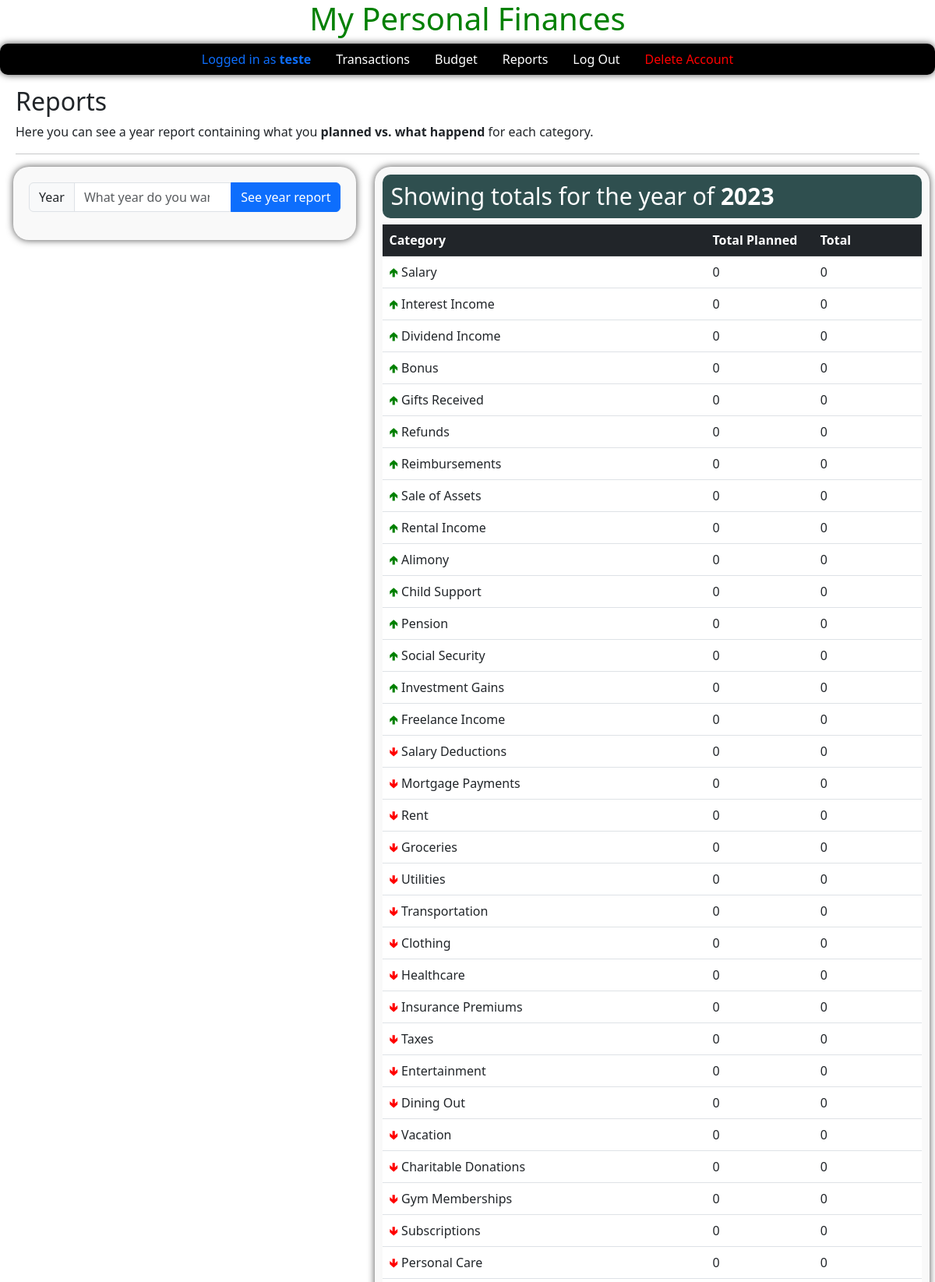
Page /reports (signed in, upper part) on the committed database.
### tables this page shows
CREATE TABLE categories (
	id integer PRIMARY KEY AUTOINCREMENT,
	category_name varchar
, in_out TEXT);

### app.py (the view)
@app.route("/reports", methods=["GET", "POST"])
@login_required
def reports():
    if request.method == "GET":
        year = datetime.now().strftime("%Y")
    else:
        year = request.form.get("year")
    if not year:
        return apology("Please, fill in every field")
    year = int(year)
    first_day = datetime.strptime(f"{year}-{'January'}-01", "%Y-%B-%d").date()
    last_day = datetime.strptime(f"{year}-{'December'}-31", "%Y-%B-%d").date()
    categories = db.execute("SELECT * FROM categories")
    budgets = db.execute("SELECT * FROM budgets WHERE user_id = ? AND year = ?", session['user_id'], year)
    transactions = db.execute("SELECT * FROM transactions WHERE user_id = ? AND date >= ? AND date <= ?", session["user_id"], first_day, last_day)
    for category in categories:
        category['planned'] = 0
        category['total'] = 0
        for budget in budgets:
            if budget['category_id'] == category['id']:
                category['planned'] += budget['planned']
        for transaction in transactions:
            if transaction["categorie"] == category["category_name"]:
                category['total'] += transaction["value"]
    return render_template('reports.html', categories=categories, year=year)

### custom/helpers.py (called while the page is built)
def login_required(f):
    @wraps(f)
    def decorated_function(*args, **kwargs):
        if session.get("user_id") is None:
            return redirect("/login")
        return f(*args, **kwargs)
    return decorated_function

### templates/reports.html
{% extends "layout.html" %}
{% block content %}
    <div class="explanation">
        <h2>Reports</h2>
        <p>Here you can see a year report containing what you <strong>planned vs. what happend</strong> for each category.</p>
        <hr>
    </div>
    <div class="content">
        <div class="left-item">
            <form class="mycard" action="/reports" method="POST">
                <div class="mb-3 input-group">
                    <label for="year" class="input-group-text" id="basic-addon1">Year</label>
                    <input name="year" class="form-control" id="year" type="number" required placeholder="What year do you want to see?">
                    <button class="btn btn-primary" type="submit">See year report</button>
                </div>
            </form>
        </div>
        <div class="right-item mycard">
            <h1 style="background-color: DarkSlateGray;
                       color: white;
                       border-radius: 10px;
                       padding: 10px;
                       font-size: 30px;">
                Showing totals for the year of <strong>{{year}}</strong>
            </h1>
            <table class="table">
                <thead>
                    <tr class="table-dark">
                        <th style="width:60%;">Category</th>
                        <th>Total Planned</th>
                        <th>Total</th>
                    </tr>
                </thead>
                <tbody>
                    {% for category in categories %}
                        <tr>
                            <td>
                                {% if category['in_out'] == 'in' %}
                                    <span style="color:green">🢁  </span><label for="{{category['id']}}">{{category["category_name"]}}</label>
                                {% else %}
                                    <span style="color: red">🢃  </span><label for="{{category['id']}}">{{category["category_name"]}}</label>
                                {% endif %}
                            </td>
                            <td>
                                {{category['planned']}}
                            </td>
                            <td>
                                {{category['total']}}
                            </td>
                        </tr>
                    {% endfor %}
                </tbody>
            </table>
        </div>
    </div>
{% endblock content %}

### static/layout.css (style rules this page uses)
.mycard { display: flex; flex-direction: column; padding: 20px; margin: 0px 7px; margin-bottom: 30px; box-shadow: 0px 0px 10px rgba(0, 0, 0, 0.7); border-radius: 20px; background-color: #f9f9f9; }
.mycard:not(hover) { transition: 0.9s; }
tr:nth-child(even) { background-color: #f1f1f1; }
tr:nth-child(odd) { background-color: white; }
th { cursor: pointer; background-color: green; text-align: center; }
table { table-layout: fixed; }
.content { display: flex; width: 100%; justify-content: space-around; flex-direction: row; }
.left-item { width: 40%; padding: 0 10px; }
.right-item { width: 60%; padding: 10px; }
.explanation { padding: 0px 20px; }

### rows in the picture
categories: category_name "Salary", planned "0", total "0"
categories: category_name "Interest Income", planned "0", total "0"
categories: category_name "Dividend Income", planned "0", total "0"
categories: category_name "Bonus", planned "0", total "0"
categories: category_name "Gifts Received", planned "0", total "0"
categories: category_name "Refunds", planned "0", total "0"
categories: category_name "Reimbursements", planned "0", total "0"
categories: category_name "Sale of Assets", planned "0", total "0"
categories: category_name "Rental Income", planned "0", total "0"
categories: category_name "Alimony", planned "0", total "0"
categories: category_name "Child Support", planned "0", total "0"
categories: category_name "Pension", planned "0", total "0"
categories: category_name "Social Security", planned "0", total "0"
categories: category_name "Investment Gains", planned "0", total "0"
categories: category_name "Freelance Income", planned "0", total "0"
categories: category_name "Salary Deductions", planned "0", total "0"
categories: category_name "Mortgage Payments", planned "0", total "0"
categories: category_name "Rent", planned "0", total "0"
categories: category_name "Groceries", planned "0", total "0"
categories: category_name "Utilities", planned "0", total "0"
categories: category_name "Transportation", planned "0", total "0"
categories: category_name "Clothing", planned "0", total "0"
categories: category_name "Healthcare", planned "0", total "0"
categories: category_name "Insurance Premiums", planned "0", total "0"
categories: category_name "Taxes", planned "0", total "0"
categories: category_name "Entertainment", planned "0", total "0"
categories: category_name "Dining Out", planned "0", total "0"
categories: category_name "Vacation", planned "0", total "0"
categories: category_name "Charitable Donations", planned "0", total "0"
categories: category_name "Gym Memberships", planned "0", total "0"
categories: category_name "Subscriptions", planned "0", total "0"
categories: category_name "Personal Care", planned "0", total "0"

### other values in the picture
{{ session["username"] }} "teste"
{{ year }} "2023"
